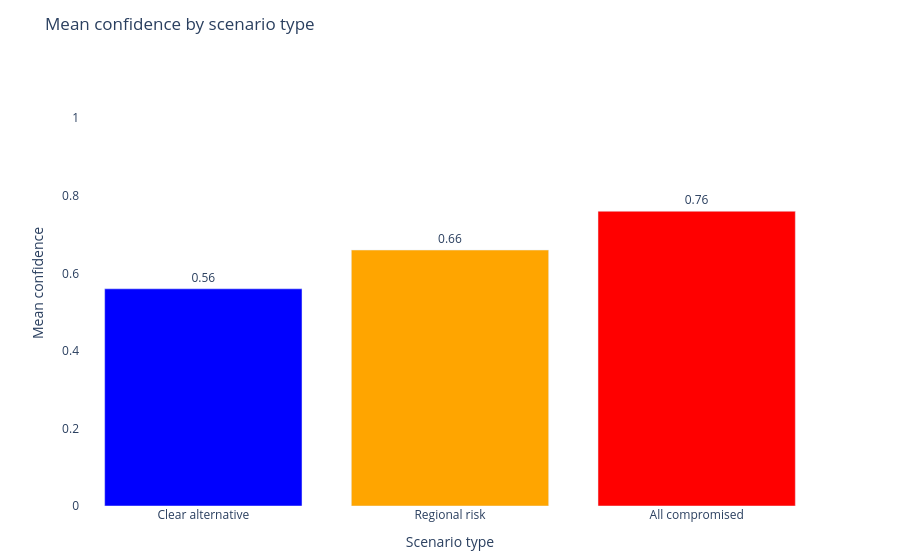

Source (notebook cell):
### Markdown cell above
## 7. Confidence by scenario type

Clear alternative scenarios have two alternatives that differ in a simple way. We expect highest confidence when one alternative is clearly better (clear_alternative band), lower confidence when regional risk affects multiple alternatives (regional_risk) and lowest when all alternatives have meaningful weaknesses (all_compromised).

### Code cell
band_order  = ["clear_alternative", "regional_risk", "all_compromised"]
band_labels = {
    "clear_alternative": "Clear alternative",
    "regional_risk":     "Regional risk",
    "all_compromised":   "All compromised",
}

band_summary = (
    results_df
    .groupby("band")
    .agg(
        mean_confidence=("confidence", "mean"),
        count          =("id",         "count"),
    )
    .reset_index()
)
band_summary["band"] = pd.Categorical(
    band_summary["band"], categories=band_order, ordered=True
)
band_summary = band_summary.sort_values("band")
band_summary["band_label"] = band_summary["band"].map(band_labels)
band_summary["mean_confidence"] = band_summary["mean_confidence"].round(2)

fig1 = go.Figure(go.Bar(
    x=band_summary["band_label"],
    y=band_summary["mean_confidence"],
    marker_color=["blue", "orange", "red"],
    text=[f"{v:.2f}" for v in band_summary["mean_confidence"]],
    textposition="outside",
))
fig1.update_layout(
    title="Mean confidence by scenario type",
    xaxis_title="Scenario type",
    yaxis_title="Mean confidence",
    yaxis=dict(range=[0, 1.15]),
    plot_bgcolor="white",
    paper_bgcolor="white",
    font=dict(size=12),
    margin=dict(t=60, b=40),
)
fig1.show()

print()
print(band_summary[["band_label", "mean_confidence", "count"]].to_string(index=False))

### Figure 1 — Plotly figure (JSON) as saved in the notebook; plotly's stock layout.template omitted (floating-point values rounded to 4 significant figures)
{"data": [{"marker": {"color": ["blue", "orange", "red"]}, "text": ["0.56", "0.66", "0.76"], "textposition": "outside", "type": "bar", "x": ["Clear alternative", "Regional risk", "All compromised"], "y": [0.56, 0.66, 0.76]}], "layout": {"font": {"size": 12}, "margin": {"b": 40, "t": 60}, "paper_bgcolor": "white", "plot_bgcolor": "white", "title": {"text": "Mean confidence by scenario type"}, "xaxis": {"title": {"text": "Scenario type"}}, "yaxis": {"range": [0, 1.15], "title": {"text": "Mean confidence"}}}}
